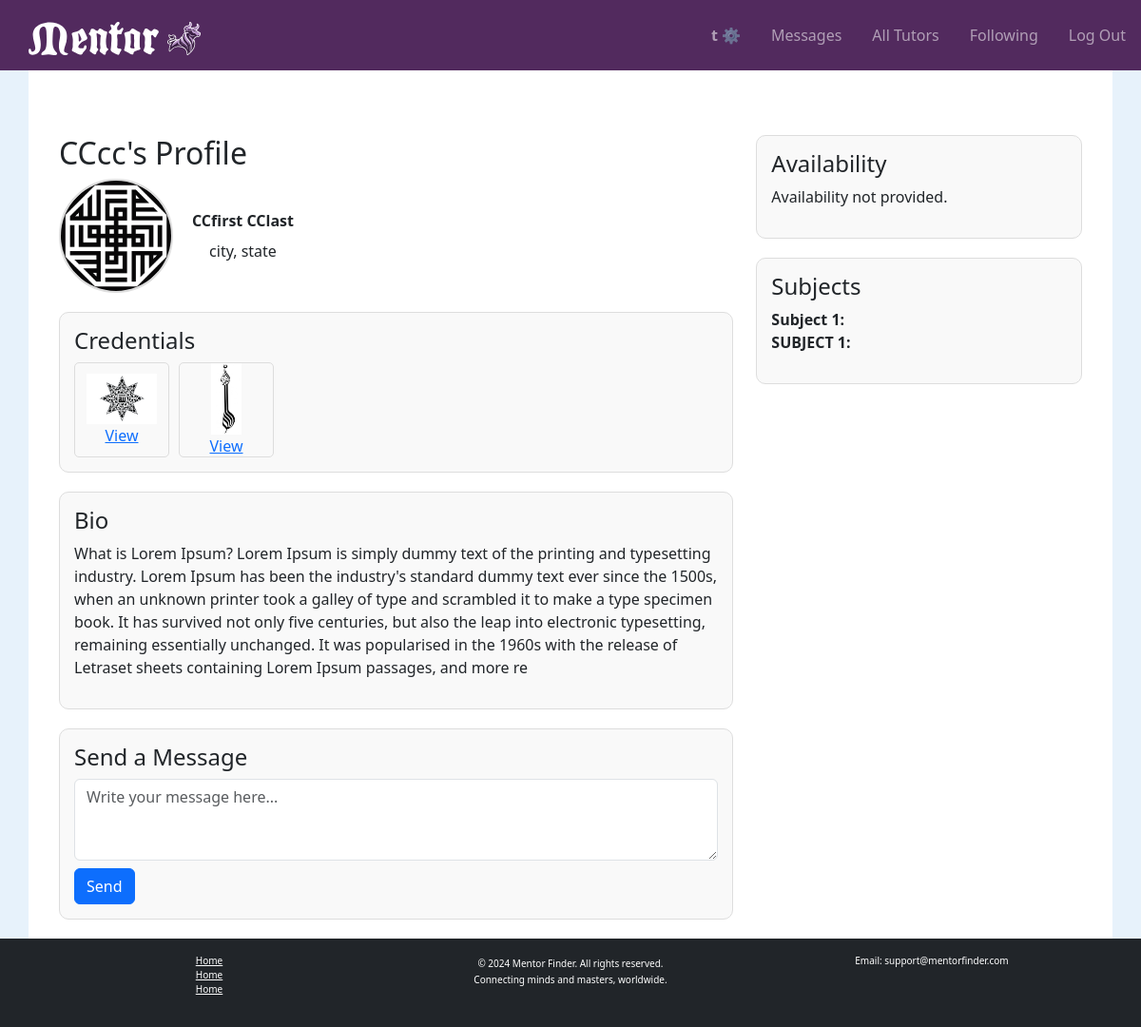
The page /profile/4/ (signed in) on the database as committed earlier.
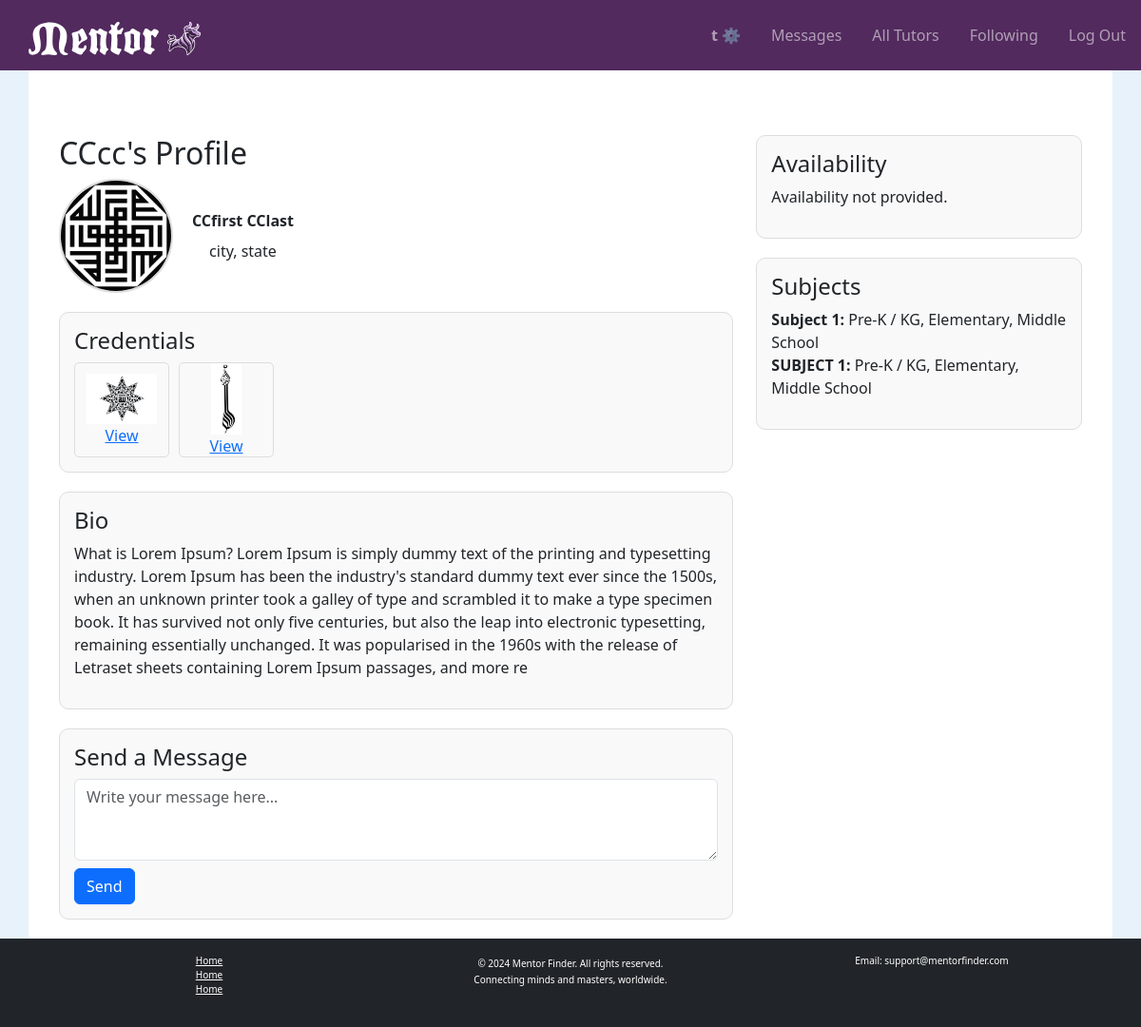
The same page on the database as committed later.
### tutorhub/models.py (models this page shows, shortened)
class User(AbstractUser):
    nickname = models.CharField(max_length=50, blank=True, null=True)
    email = models.EmailField(unique=True)
    is_tutor = models.BooleanField(default=False)
    street_address = models.TextField(blank=True, null=True)
    city = models.CharField(max_length=100, blank=True, null=True)
    state = models.CharField(max_length=100, blank=True, null=True)
    zip_code = models.CharField(max_length=10, blank=True, null=True)
    profile_image = models.ImageField(upload_to="profile_images/", blank=True, null=True)
    bio = models.TextField(blank=True, null=True)
    birthdate = models.DateField(blank=True, null=True)
    availability = models.JSONField(default=dict, blank=True, null=True)  # Only used if is_tutor is True
    subject_grades = models.ManyToManyField('SubjectGrade', blank=True, related_name="users")  # Added field
    liked_by = models.ManyToManyField("self", symmetrical=False, blank=True, related_name="liked_tutors")
    USERNAME_FIELD = "email"
    REQUIRED_FIELDS = ["username"]

class Credential(models.Model):
    file = models.FileField(upload_to="credentials/")
    user = models.ForeignKey(User, related_name="credentials", on_delete=models.CASCADE)

class SubjectGrade(models.Model):
    tutor = models.ForeignKey(User, on_delete=models.CASCADE, related_name="tutor_subject_grades")
    subject = models.CharField(max_length=100)
    grade_levels = models.JSONField(default=list)  # Stores grade levels as a list (e.g., ["Elementary", "High School"])
    class Meta:
        unique_together = ('tutor', 'subject')  # Each tutor can teach a subject only once.

### tutorhub/views.py (the view)
# urls.py: path('profile/<int:user_id>/', views.profile, name='profile'),  # View another user's profile
@login_required
def profile(request, user_id=None):
    profile_user = request.user if user_id is None else get_object_or_404(User, id=user_id)
    credentials = profile_user.credentials.all()
    for credential in credentials:
        credential.is_image = credential.file.url.lower().endswith(('.jpg', '.jpeg', '.png'))
    return render(request, 'tutorhub/profile.html', {
        'profile': profile_user,
        'credentials': credentials,
        'is_own_profile': profile_user == request.user,
    })

### tutorhub/templates/tutorhub/profile.html (shortened to what this page needs)
{% extends "tutorhub/layout.html" %}
{% load static %}
{% block body %}
<div class="container mt-5">
    <div class="row">
        <div class="col-md-8">
            <h2>{{ profile.nickname }}'s Profile</h2>
            <div class="profile-header">
                <div id="stack-vertical">
                    {% if profile.profile_image %}
                        <img id="profile-img" src="{{ profile.profile_image.url }}" alt="{{ profile.nickname }}">
                    {% else %}
                        <img id="profile-img" src="{% static 'tutorhub/images/mentor-logo-bull.svg' %}" alt="Default Logo">
                    {% endif %}
                </div>
                <div id="stack-vertical">
                    <strong>{{ profile.first_name }} {{ profile.last_name }}</strong>
                    <div>{{ profile.city|default:"City not available" }}, {{ profile.state|default:"State not available" }}</div>
                </div>
            </div>
            <div class="credentials-container">
                <h4>Credentials</h4>
                <div style="display: flex; flex-wrap: wrap; gap: 10px;">
                    {% for credential in credentials %}
                        <a href="{{ credential.file.url }}" target="_blank">
                            <div class="credential-box">
                                {% if credential.is_image %}
                                    <img src="{{ credential.file.url }}" alt="Credential Image">
                                {% else %}
                                    <img src="{% static 'tutorhub/images/credential-icon.png' %}" alt="Default Credential Icon">
                                {% endif %}
                                <div>View</div>
                            </div>
                        </a>
                    {% empty %}
                        <p>No credentials available.</p>
                    {% endfor %}
                </div>
            </div>
            <div class="bio-container">
                <h4>Bio</h4>
                <p>{{ profile.bio|default:"No bio available." }}</p>
            </div>
            {% if user.is_authenticated %}
            <div class="message-container">
                <h4>Send a Message</h4>
                <form action="{% url 'send_message' profile.id %}" method="post">
                    <textarea name="content" rows="3" class="form-control mb-2" placeholder="Write your message here..." required></textarea>
                    <button type="submit" class="btn btn-primary">Send</button>
                </form>
            </div>
            {% endif %}
        </div>
        <div class="col-md-4">
            <div class="right-column-section">
                <h4>Availability</h4>
                <ul>
                    {% for day, time in profile.availability.items %}
                        <li><strong>{{ day|title }}:</strong> {{ time }}</li>
                    {% empty %}
                        <p>Availability not provided.</p>
                    {% endfor %}
                </ul>
            </div>
            <div class="right-column-section">
                <h4>Subjects</h4>
                <ul>
                    {% for subject_grade in profile.tutor_subject_grades.all %}
                        <li><strong>{{ subject_grade.subject }}:</strong> {{ subject_grade.grade_levels|join:", " }}</li>
                    {% empty %}
                        <p>No subjects available.</p>
                    {% endfor %}
                </ul>
            </div>
        </div>
    </div>
</div>
{% endblock %}

### tutorhub/templates/tutorhub/layout.html (shortened to what this page needs)
{% load static %}
<!DOCTYPE html>
<html lang="en">
    <head>
        <link href="https://cdn.jsdelivr.net/npm/bootstrap@5.3.0/dist/css/bootstrap.min.css" rel="stylesheet">
        <link rel="stylesheet" href="{% static 'tutorhub/styles.css' %}">
    </head>
    <body>
    <nav class="navbar navbar-expand-lg navbar-dark sticky-top">
        <a class="navbar-brand" href="{% url 'index' %}">
            <div>
                <img class="navbar-logo" src="{% static '/tutorhub/images/mentor-logo-text.svg' %}" alt="Mentor Logo" class="logo">
                <img class="navbar-logo" src="{% static '/tutorhub/images/mentor-logo-bull.svg' %}" alt="Mentor Logo" class="logo">
            </div>
        </a>
        <div class="collapse navbar-collapse" id="navbarNav">
            <ul class="navbar-nav ms-auto flex-row">
                {% if user.is_authenticated %}
                    <li class="nav-item px-2"><a class="nav-link" id="menu-username" href="{% url 'my_profile' %}"><strong>{{ user.username }} ⚙️</strong></a></li>
                    <li class="nav-item px-2"><a class="nav-link" id="menu-messages" href="#">Messages
                        <span id="unread-badge" class="badge badge-danger" style="display: none;">0</span></a></li>
                {% endif %}
                <li class="nav-item px-2"><a class="nav-link" id="menu-all-tutors" href="{% url 'index' %}">All Tutors</a></li>
                {% if user.is_authenticated %}
                    <li class="nav-item px-2"><a class="nav-link" id="menu-following" href="#">Following</a></li>
                    <li class="nav-item px-2"><a class="nav-link" href="{% url 'logout' %}">Log Out</a></li>
                {% else %}
                    <li class="nav-item px-2"><a class="nav-link" href="{% url 'login' %}">Log In</a></li>
                    <li class="nav-item px-2"><a class="nav-link" href="{% url 'register' %}">Register</a></li>
                {% endif %}
            </ul>
        </div>
    </nav>
    <div id="main-content">
        {% block body %}
        {% endblock %}
    </div>
    </body>
    <footer class="bg-dark text-white mt-auto py-3">
        <div class="container" id="footer-title">
            <div class="row">
                <div class="col-md-4 text-center">
                    <ul class="list-unstyled" id="footer-link">
                        <li><a href="{% url 'index' %}" class="text-white">Home</a></li>
                        <li><a href="{% url 'index' %}" class="text-white">Home</a></li>
                        <li><a href="{% url 'index' %}" class="text-white">Home</a></li>
                    </ul>
                </div>
                <div class="col-md-4 text-center">
                    <span class="mb-0" id="footer-link">© {% now "Y" %} Mentor Finder. All rights reserved.</u>
                    <p id="footer-link">Connecting minds and masters, worldwide.</p>
                </div>
                <div class="col-md-4 text-center">
                    <p id="footer-link">Email: support@mentorfinder.com</p>
                </div>
            </div>
        </div>
    </footer>
</html>

### tutorhub/static/tutorhub/styles.css (style rules this page uses)
body { background-color: rgb(231, 242, 251); }
html, body { height: 100%; margin: 0; display: flex; flex-direction: column; }
#main-content { background-color: white; margin: 0 30px; width: auto; display: flex; flex-direction: column; flex: 1; padding: 20px; }
.navbar { background-color: #522A5E; padding-left: 30px; }
.navbar-brand { font-size: xx-large }
.navbar-logo { height: 35px; width: auto; max-height: 50px; }
ul { list-style: none; }
textarea { min-height: 400px; }
#stack-vertical { display: flex; flex-direction: column; align-items: center; gap: 8px; }
.profile-header { display: flex; gap: 20px; align-items: center; }
#profile-img { width: 120px; height: 120px; object-fit: scale-down; border-radius: 50%; border: 2px solid #ddd; }
.credentials-container { margin-top: 20px; padding: 15px; border: 1px solid #ddd; border-radius: 10px; background-color: #f9f9f9; }
.credential-box { border: 1px solid #ddd; padding: 10px; text-align: center; border-radius: 5px; width: 100px; height: 100px; display: flex; flex-direction: column; justify-content: center; align-items: center; }
.credential-box img { max-width: 75px; max-height: 75px; object-fit: fill; }
.bio-container { margin-top: 20px; padding: 15px; border: 1px solid #ddd; border-radius: 10px; background-color: #f9f9f9; }
.message-container { margin-top: 20px; padding: 15px; border: 1px solid #ddd; border-radius: 10px; background-color: #f9f9f9; }
.right-column-section { padding: 15px; border: 1px solid #ddd; border-radius: 10px; background-color: #f9f9f9; margin-bottom: 20px; }
.right-column-section ul { padding: 0; list-style: none; }
#footer-title { font-size: small; }
#footer-link { font-size: x-small; }

Rows that differ between the two databases and show on the page:
changed SubjectGrade "Subject 1": grade_levels (not shown) → "Pre-K / KG, Elementary, Middle School"
changed SubjectGrade "SUBJECT 1": grade_levels (not shown) → "Pre-K / KG, Elementary, Middle School"
